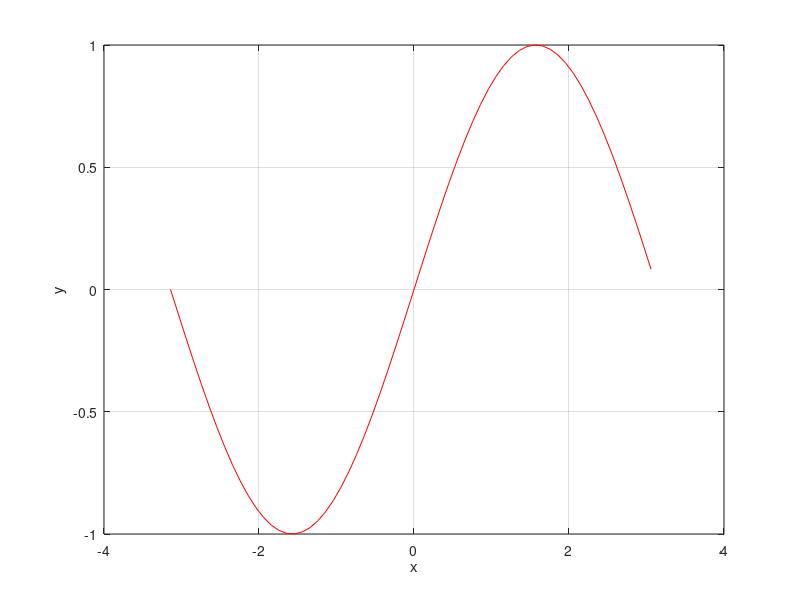

MATLAB code for this plot:
clc; clear all; close all;
a = menu('Ve do thi luong giac','sin(x)','cos(x)','tan(x)');
if a == 1
    x=-pi:0.1:pi;
    plot(x,sin(x),'r')
    grid on
    xlabel('x')
    ylabel('y')
elseif a == 2
    x=-pi:0.1:pi;
    plot(x,cos(x),'r')
    grid on
    xlabel('x')
    ylabel('y')
else
    x=-pi:0.1:pi;
    plot(x,tan(x),'r')
    grid on
    xlabel('x')
    ylabel('y')
end
